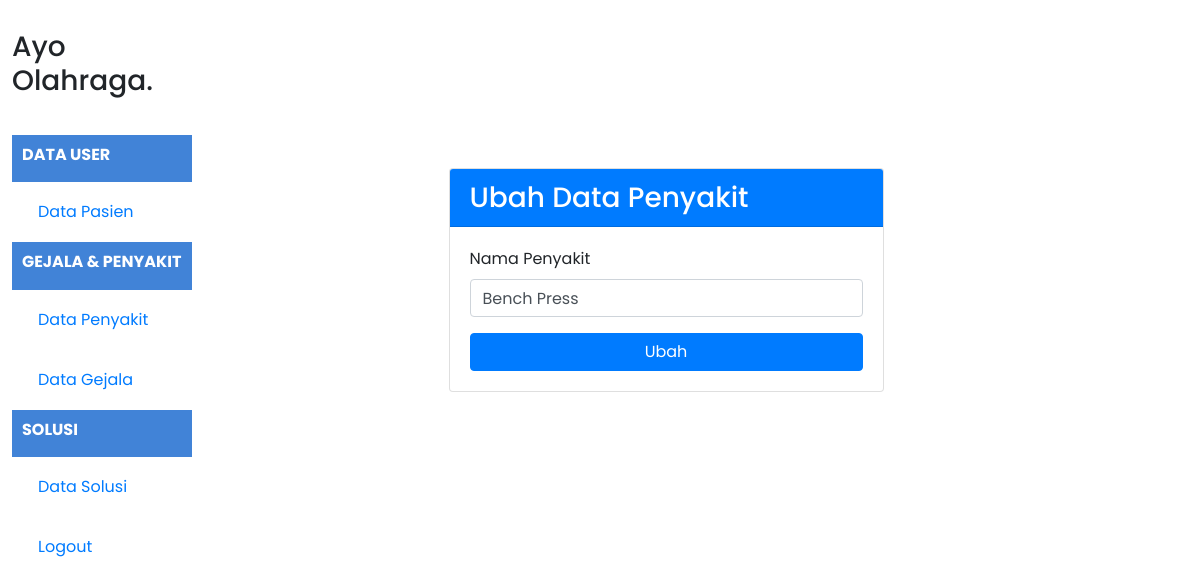
The page /ubahPenyakit.php?id_penyakit=1 (signed in) on the database as committed earlier.
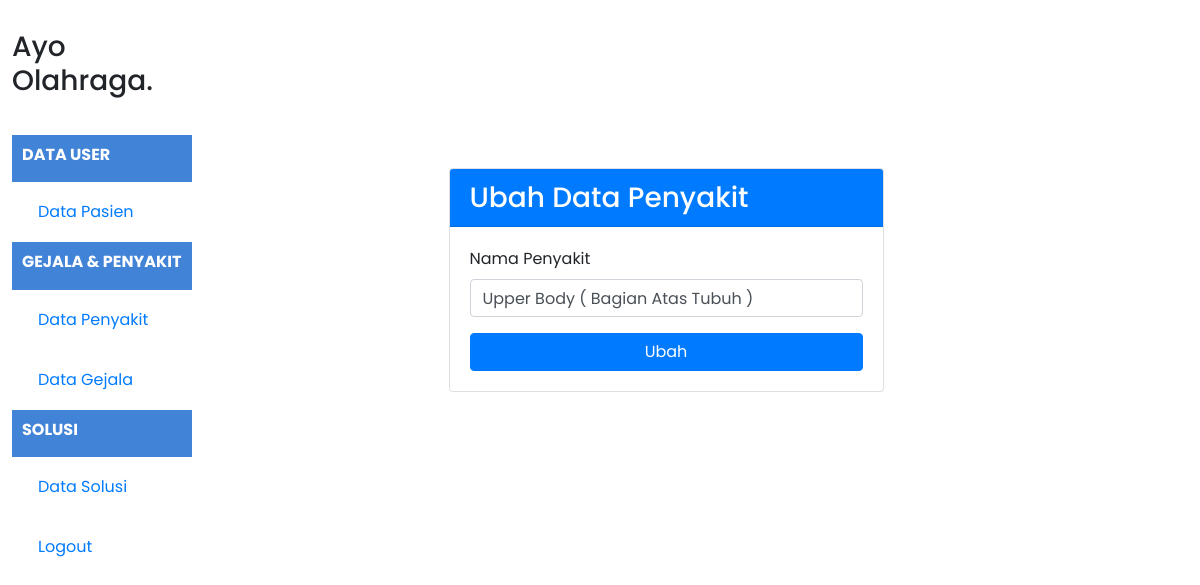
The same page on the database as committed later.
### tables this page shows
CREATE TABLE `penyakit` (
  `id_penyakit` int(11) NOT NULL,
  `penyakit` varchar(100) NOT NULL
);

### ubahPenyakit.php (the view, shortened to what this page needs)
<?php
include "function.php";
$id_penyakit = $_GET["id_penyakit"];
$queryPenyakit = mysqli_query($koneksi, "SELECT * FROM penyakit WHERE id_penyakit = '$id_penyakit'");
$penyakit = mysqli_fetch_assoc($queryPenyakit);
?>
<!DOCTYPE html>
<html lang="en">
<head>
    <link rel="stylesheet" href="style.css">
    <link rel="stylesheet" href="https://stackpath.bootstrapcdn.com/bootstrap/4.4.1/css/bootstrap.min.css" />
</head>
<body>
    <div class="kiri">
        <section class="logo">
            <h3>Ayo Olahraga.</h3>
        </section>
        <div class="sidebar-heading">
            <h5 class="font-weight-bold text-white text-uppercase teks">Data User</h5>
        </div>
        <section class="isi">
            <a class="nav-link" href="indexAdmin.php">
                <span>Data Pasien</span></a>
        </section>
        <div class="sidebar-heading">
            <h5 class="font-weight-bold text-white text-uppercase teks">Gejala & Penyakit</h5>
        </div>
        <section class="isi">
            <a class="nav-link" href="indexPenyakit.php">
                <span>Data Penyakit</span>
            </a>
        </section>
        <section class="isi">
            <a class="nav-link" href="indexGejala.php">
                <span>Data Gejala</span>
            </a>
        </section>
        <div class="sidebar-heading">
            <h5 class="font-weight-bold text-white text-uppercase teks">Solusi</h5>
        </div>
        <section class="isi">
            <a class="nav-link" href="indexSolusi.php">
                <span>Data Solusi</span>
            </a>
        </section>
        <section class="isi">
            <a class="nav-link" href="logout.php">
                <span>Logout</span>
            </a>
        </section>
    </div>
    <div class="kanan">
        <div class="container-fluid d-flex align-items-center justify-content-center" style="height: 70vh;">
            <div class="card w-50">
                <div class="card-header bg-primary text-white">
                    <h1 class="h3 mb-0">Ubah Data Penyakit</h1>
                </div>
                <div class="card-body">
                    <form action="function.php?act=ubahPenyakit&id_penyakit=<?= $penyakit['id_penyakit']; ?>" id="ubah" method="POST">
                        <div class="form-group">
                            <label for="namaPenyakit">Nama Penyakit</label>
                            <input type="text" class="form-control" id="namaPenyakit" name="namaPenyakit" value="<?= $penyakit['penyakit']; ?>">
                        </div>
                        <input type="submit" name="ubah_btn" id="ubah" class="btn btn-primary btn-block" value="Ubah">
                    </form>
                </div>
            </div>
        </div>
</body>
</html>

Rows that differ between the two databases and show on the page:
changed penyakit: namaPenyakit "Bench Press" → "Upper Body ( Bagian Atas Tubuh )"
